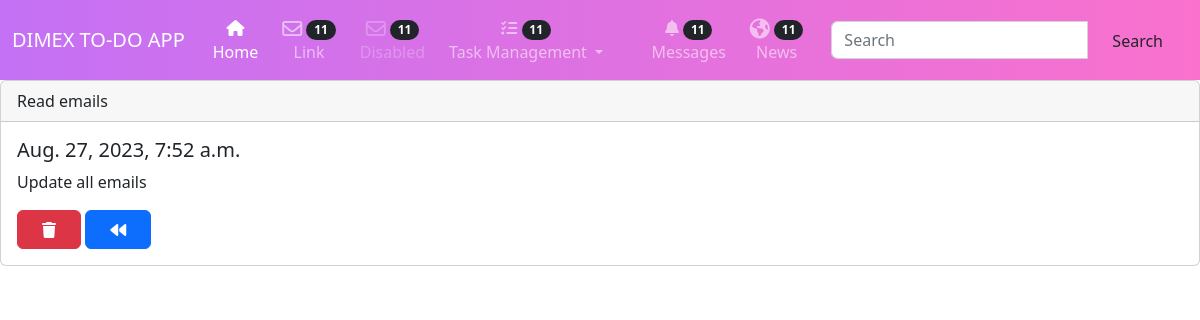
Screenshot of /todo/taskDetail/3/ with the database file from the repository.
### todo/models.py (models this page shows, shortened)
class Task(models.Model):
	taskName = models.CharField(max_length=250)
	description = models.TextField()
	is_done = models.BooleanField(default=False)
	created_at = models.DateTimeField(auto_now_add=True)
	updated_at = models.DateTimeField(auto_now_add=True)

### todo/views.py (the view)
# urls.py: path('taskDetail/<int:pk>/', views.TaskDetailView.as_view(), name='taskDetail'),
class TaskDetailView(DetailView):
    model = Task
    context_object_name = 'task'

### todo/templates/todo/task_detail.html
{% extends 'base.html' %}
{% block content %}
<div class="card">
  <div class="card-header">
    {{task.taskName}}
  </div>
  <div class="card-body">
    <h5 class="card-title">{{task.created_at}}</h5>
    <p class="card-text">{{task.description}}</p>
    <a href="{% url 'taskDelete' task.pk %}" class="btn btn-danger"><i class="fa-solid fa-trash"></i></a>
    <a href="{% url 'taskList' %}" class="btn btn-primary"><i class="fa-solid fa-backward"></i></a>
  </div>
</div>
{% endblock %}

### projects/static/css/index.css (style rules this page uses)
.btn { padding: .45rem 1.5rem .35rem; }

### rows the page displays
Task: taskName "Read emails", created_at "Aug. 27, 2023, 7:52 a.m.", description "Update all emails"
